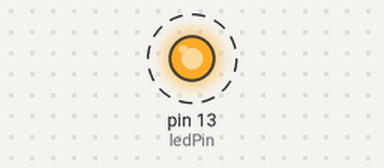
A sketch run on a simulated Arduino Uno, built with avr-gcc and run on an emulated ATmega328P. Shown: output pins drawn as LEDs (lit = HIGH). Dashed ring = blinking.

Above: at 0.5 s.
Timing chart, 0 to 4.6 s (numbered marks = the images above):
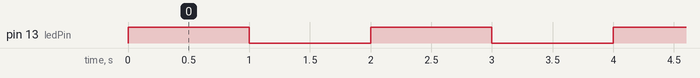

Measured:
- by itself, pin 13 (ledPin): alternates HIGH for 1.0 s and LOW for 1.0 s

The sketch:

timer1_1hz_digitalwrite.ino
```cpp
// (licence header left out)
#define ledPin 13

void setup()
{
  pinMode(ledPin, OUTPUT);

  // initialize timer1
  noInterrupts();           // disable all interrupts
  TCCR1A = 0;
  TCCR1B = 0;
  TCNT1  = 0;

  OCR1A = 15624;            // compare match register 16MHz/1024/1Hz
  TCCR1B |= (1 << WGM12);   // CTC mode
  TCCR1B |= (1 << CS12) | (0 << CS11) | (1 << CS10); // 1024 prescaler
  TIMSK1 |= (1 << OCIE1A);  // enable timer compare interrupt
  interrupts();             // enable all interrupts
}

ISR(TIMER1_COMPA_vect)          // timer compare interrupt service routine
{
  digitalWrite(ledPin, digitalRead(ledPin) ^ 1);   // toggle LED pin
}

void loop()
{
  // your program here...
}
```
